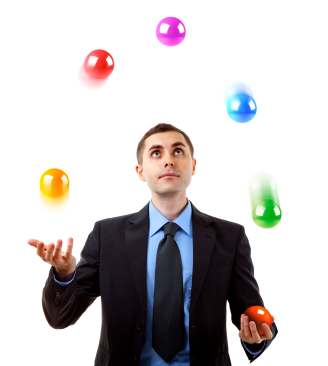
#> input picture img/juggle.jpg, 328 x 366 px, found by its file name
$ python approxedge.py
#> lines starting #> are read from the running program, lines starting #| are printed output that depends on the picture
from PIL import Image, ImageDraw
import numpy as np
from math import sqrt

# Load image
input_image = Image.open("img/juggle.jpg")
#> input_image is the input picture: PIL image 328x366 RGB; mean R, G, B 202.1, 198.2, 198.6
input_pixels = input_image.load()
width, height = input_image.width, input_image.height
#> width = 328; height = 366

# Create output image
output_image = Image.new("RGB", input_image.size)
#> output_image: PIL image 328x366 RGB; every value is 0
draw = ImageDraw.Draw(output_image)

# Convert to grayscale
intensity = np.zeros((width, height))
for x in range(width):
  for y in range(height):
    ## two colors can have a very similar intensity but look very different (e.g. red and blue)
    intensity[x, y] = sum(input_pixels[x, y]) / 3 ## average the rgb values
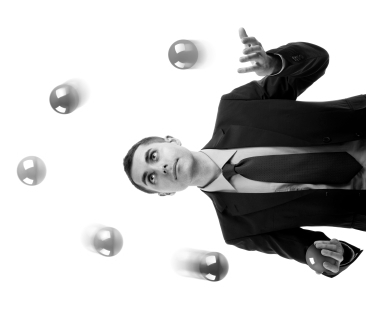
#> intensity: shape (328, 366) float64; min 0, max 255, mean 199.6

# Compute convolution between intensity and kernels
for x in range(1, input_image.width - 1):
  for y in range(1, input_image.height - 1):
    magx = intensity[x+1, y] - intensity[x-1, y] ## difference between left and right pixel
    magy = intensity[x, y+1] - intensity[x, y-1] ## difference between top and bottom pixel

    # Draw magnitude in black and white
    color = int(sqrt(magx**2 + magy**2))
    draw.point((x, y), (color, color, color))

output_image.save("img/juggle_approx.jpg")
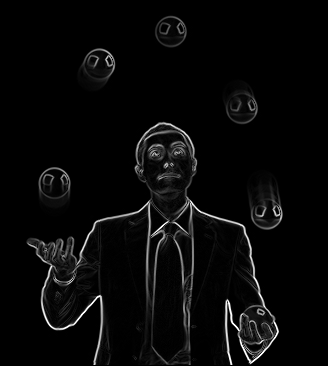
#> saved as juggle_approx.jpg: PIL image 328x366 RGB; min 0, max 255, mean 8.5
